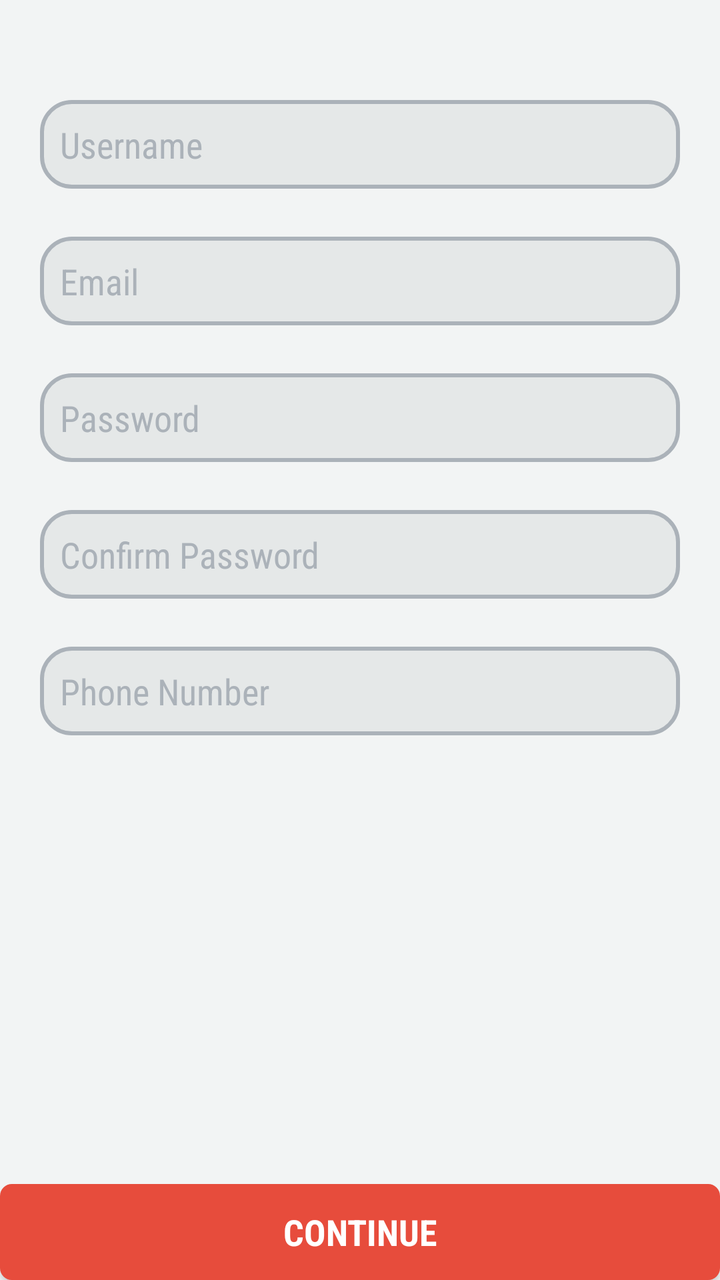
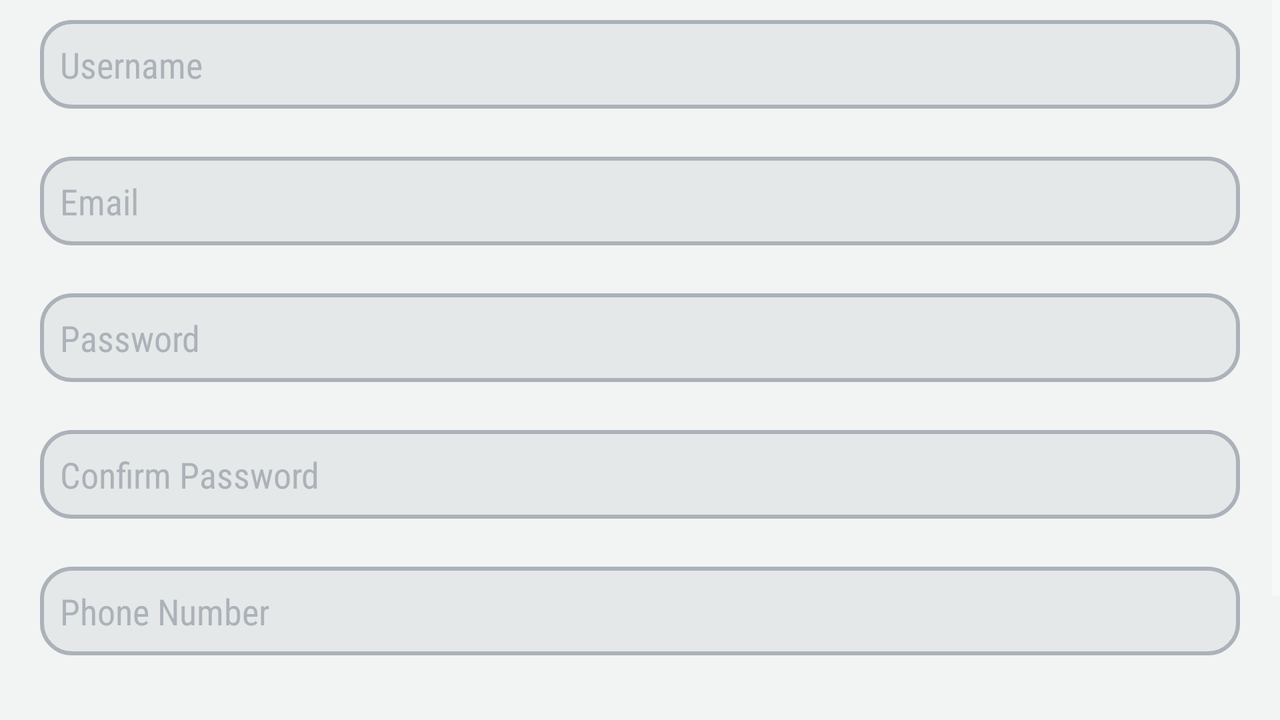

First picture: res/layout/ on a phone held upright. Second picture: the repository's own variant of that layout, on a device whose configuration matches the variant's folder. Source for both follows.
<!-- AndroidManifest.xml: activity theme Theme.AppCompat.NoActionBar -->
<!-- res/layout/activity_signup.xml -->
<?xml version="1.0" encoding="utf-8"?>
<android.support.constraint.ConstraintLayout xmlns:android="http://schemas.android.com/apk/res/android"
    xmlns:app="http://schemas.android.com/apk/res-auto"
    xmlns:tools="http://schemas.android.com/tools"
    android:layout_width="match_parent"
    android:layout_height="match_parent"
    android:background="@color/colorGray"
    tools:context="com.example.user.vendingmachine.SignupActivity">

    <LinearLayout
        android:id="@+id/panel1"
        android:layout_width="match_parent"
        android:layout_height="match_parent"
        android:layout_marginTop="50dp"
        android:gravity="center"
        android:orientation="vertical"
        app:layout_constraintTop_toTopOf="parent"
        tools:layout_editor_absoluteX="0dp"
        tools:ignore="MissingConstraints">

        <EditText
            android:id="@+id/signupUsername"
            android:layout_width="match_parent"
            android:layout_height="wrap_content"
            android:layout_marginLeft="20dp"
            android:layout_marginRight="20dp"
            android:background="@drawable/edit_text_field_design"
            android:ems="10"
            android:fontFamily="sans-serif-condensed"
            android:hint="Username"
            android:textColor="@color/colorBlack"
            android:inputType="textPersonName"
            android:padding="10dp"
            android:textColorHint="@color/colorGray2"
            android:maxLength="30"/>

        <TextView
            android:id="@+id/usernameError"
            android:layout_width="match_parent"
            android:layout_height="wrap_content"
            android:textColor="@color/colorRed"
            android:layout_marginLeft="20dp"
            android:layout_marginRight="20dp"
            android:paddingLeft="10dp"/>

        <EditText
            android:id="@+id/signupEmail"
            android:layout_width="match_parent"
            android:layout_height="wrap_content"
            android:layout_marginTop="5dp"
            android:layout_marginLeft="20dp"
            android:layout_marginRight="20dp"
            android:background="@drawable/edit_text_field_design"
            android:ems="10"
            android:fontFamily="sans-serif-condensed"
            android:hint="Email"
            android:textColor="@color/colorBlack"
            android:inputType="textEmailAddress"
            android:padding="10dp"
            android:textColorHint="@color/colorGray2" />

        <TextView
            android:id="@+id/emailError"
            android:layout_width="match_parent"
            android:layout_height="wrap_content"
            android:textColor="@color/colorRed"
            android:layout_marginLeft="20dp"
            android:layout_marginRight="20dp"
            android:paddingLeft="10dp"/>

        <EditText
            android:id="@+id/signupPassword"
            android:layout_width="match_parent"
            android:layout_height="wrap_content"
            android:layout_marginTop="5dp"
            android:layout_marginLeft="20dp"
            android:layout_marginRight="20dp"
            android:background="@drawable/edit_text_field_design"
            android:ems="10"
            android:fontFamily="sans-serif-condensed"
            android:hint="Password"
            android:textColor="@color/colorBlack"
            android:inputType="textPassword"
            android:padding="10dp"
            android:textColorHint="@color/colorGray2" />

        <TextView
            android:id="@+id/passwordError"
            android:layout_width="match_parent"
            android:layout_height="wrap_content"
            android:textColor="@color/colorRed"
            android:layout_marginLeft="20dp"
            android:layout_marginRight="20dp"
            android:paddingLeft="10dp"/>

        <EditText
            android:id="@+id/signupConfirmPassword"
            android:layout_width="match_parent"
            android:layout_height="wrap_content"
            android:layout_marginTop="5dp"
            android:layout_marginLeft="20dp"
            android:layout_marginRight="20dp"
            android:background="@drawable/edit_text_field_design"
            android:ems="10"
            android:fontFamily="sans-serif-condensed"
            android:hint="Confirm Password"
            android:textColor="@color/colorBlack"
            android:inputType="textPassword"
            android:padding="10dp"
            android:textColorHint="@color/colorGray2" />

        <TextView
            android:id="@+id/confirmPasswordError"
            android:layout_width="match_parent"
            android:layout_height="wrap_content"
            android:textColor="@color/colorRed"
            android:layout_marginLeft="20dp"
            android:layout_marginRight="20dp"
            android:paddingLeft="10dp"/>

        <EditText
            android:id="@+id/signupPhoneNumber"
            android:layout_width="match_parent"
            android:layout_height="wrap_content"
            android:layout_marginTop="5dp"
            android:layout_marginLeft="20dp"
            android:layout_marginRight="20dp"
            android:background="@drawable/edit_text_field_design"
            android:ems="10"
            android:fontFamily="sans-serif-condensed"
            android:hint="Phone Number"
            android:textColor="@color/colorBlack"
            android:inputType="number"
            android:padding="10dp"
            android:textColorHint="@color/colorGray2" />

        <TextView
            android:id="@+id/signupError"
            android:layout_width="match_parent"
            android:layout_height="wrap_content"
            android:textColor="@color/colorRed"
            android:padding="10dp"
            android:layout_marginLeft="20dp"
            android:layout_marginRight="20dp"
            android:fontFamily="sans-serif-condensed"
            android:textAlignment="center"/>

        <android.support.constraint.ConstraintLayout
            android:layout_width="match_parent"
            android:layout_height="match_parent">

            <Button
                android:id="@+id/btnContinue"
                android:layout_width="match_parent"
                android:layout_height="wrap_content"
                android:background="@drawable/for_signup_button"
                android:fontFamily="sans-serif-condensed"
                android:text="Continue"
                android:textColor="@color/colorWhite"
                android:textSize="18sp"
                android:textStyle="bold"
                app:layout_constraintBottom_toBottomOf="parent"
                tools:layout_editor_absoluteX="0dp"
                tools:ignore="MissingConstraints" />
        </android.support.constraint.ConstraintLayout>

    </LinearLayout>

</android.support.constraint.ConstraintLayout>
<!-- resources referenced by this layout -->
<resources>
  <color name="colorBlack">#2C3E50</color>
  <color name="colorGray">#F2F4F4</color>
  <color name="colorGray2">#ABB2B9</color>
  <color name="colorRed">#E74C3C</color>
  <color name="colorWhite">#FFFFFF</color>
  <!-- drawable edit_text_field_design (drawable) -->
  <?xml version="1.0" encoding="utf-8"?>
  <shape xmlns:android="http://schemas.android.com/apk/res/android" >
  
      <stroke
          android:width="2dp"
          android:color="@color/colorGray2" />
  
      <solid android:color="@color/colorGray1" />
  
      <corners
          android:topLeftRadius="15dp"
          android:topRightRadius="15dp"
          android:bottomRightRadius="15dp"
          android:bottomLeftRadius="15dp"/>
  </shape>
  <!-- drawable for_signup_button (drawable) -->
  <?xml version="1.0" encoding="utf-8"?>
  <shape xmlns:android="http://schemas.android.com/apk/res/android" >
  
      <stroke
          android:width="2dp"
          android:color="@color/colorRed" />
  
      <solid android:color="@color/colorRed" />
  
      <corners
          android:topLeftRadius="5dp"
          android:topRightRadius="5dp"
          android:bottomLeftRadius="5dp"
          android:bottomRightRadius="5dp"/>
  </shape>
  <color name="colorGray1">#E5E8E8</color>
</resources>
<!-- res/layout-land/activity_signup.xml (the repository's variant of the layout above) -->
<!-- drawn on the phone turned sideways -->
<?xml version="1.0" encoding="utf-8"?>
<android.support.constraint.ConstraintLayout xmlns:android="http://schemas.android.com/apk/res/android"
    xmlns:app="http://schemas.android.com/apk/res-auto"
    xmlns:tools="http://schemas.android.com/tools"
    android:layout_width="match_parent"
    android:layout_height="match_parent"
    android:background="@color/colorGray"
    tools:context="com.example.user.vendingmachine.SignupActivity">

    <ScrollView
        android:layout_width="match_parent"
        android:layout_height="match_parent">

        <LinearLayout
            android:id="@+id/panel1"
            android:layout_width="match_parent"
            android:layout_height="wrap_content"
            android:gravity="center"
            android:orientation="vertical">

            <EditText
                android:id="@+id/signupUsername"
                android:layout_width="match_parent"
                android:layout_height="wrap_content"
                android:layout_marginLeft="20dp"
                android:layout_marginRight="20dp"
                android:layout_marginTop="10dp"
                android:background="@drawable/edit_text_field_design"
                android:ems="10"
                android:fontFamily="sans-serif-condensed"
                android:hint="Username"
                android:textColor="@color/colorBlack"
                android:inputType="textPersonName"
                android:padding="10dp"
                android:textColorHint="@color/colorGray2" />

            <TextView
            android:id="@+id/usernameError"
            android:layout_width="match_parent"
            android:layout_height="wrap_content"
            android:textColor="@color/colorRed"
            android:layout_marginLeft="20dp"
            android:layout_marginRight="20dp"
            android:paddingLeft="10dp"/>

            <EditText
                android:id="@+id/signupEmail"
                android:layout_width="match_parent"
                android:layout_height="wrap_content"
                android:layout_marginTop="5dp"
                android:layout_marginLeft="20dp"
                android:layout_marginRight="20dp"
                android:background="@drawable/edit_text_field_design"
                android:ems="10"
                android:fontFamily="sans-serif-condensed"
                android:hint="Email"
                android:textColor="@color/colorBlack"
                android:inputType="textEmailAddress"
                android:padding="10dp"
                android:textColorHint="@color/colorGray2" />

            <TextView
                android:id="@+id/emailError"
                android:layout_width="match_parent"
                android:layout_height="wrap_content"
                android:textColor="@color/colorRed"
                android:layout_marginLeft="20dp"
                android:layout_marginRight="20dp"
                android:paddingLeft="10dp"/>

            <EditText
                android:id="@+id/signupPassword"
                android:layout_width="match_parent"
                android:layout_height="wrap_content"
                android:layout_marginTop="5dp"
                android:layout_marginLeft="20dp"
                android:layout_marginRight="20dp"
                android:background="@drawable/edit_text_field_design"
                android:ems="10"
                android:fontFamily="sans-serif-condensed"
                android:hint="Password"
                android:textColor="@color/colorBlack"
                android:inputType="textPassword"
                android:padding="10dp"
                android:textColorHint="@color/colorGray2" />

            <TextView
                android:id="@+id/passwordError"
                android:layout_width="match_parent"
                android:layout_height="wrap_content"
                android:textColor="@color/colorRed"
                android:layout_marginLeft="20dp"
                android:layout_marginRight="20dp"
                android:paddingLeft="10dp"/>

            <EditText
                android:id="@+id/signupConfirmPassword"
                android:layout_width="match_parent"
                android:layout_height="wrap_content"
                android:layout_marginTop="5dp"
                android:layout_marginLeft="20dp"
                android:layout_marginRight="20dp"
                android:background="@drawable/edit_text_field_design"
                android:ems="10"
                android:fontFamily="sans-serif-condensed"
                android:hint="Confirm Password"
                android:textColor="@color/colorBlack"
                android:inputType="textPassword"
                android:padding="10dp"
                android:textColorHint="@color/colorGray2" />

            <TextView
                android:id="@+id/confirmPasswordError"
                android:layout_width="match_parent"
                android:layout_height="wrap_content"
                android:textColor="@color/colorRed"
                android:layout_marginLeft="20dp"
                android:layout_marginRight="20dp"
                android:paddingLeft="10dp"/>

            <EditText
                android:id="@+id/signupPhoneNumber"
                android:layout_width="match_parent"
                android:layout_height="wrap_content"
                android:layout_marginTop="5dp"
                android:layout_marginLeft="20dp"
                android:layout_marginRight="20dp"
                android:background="@drawable/edit_text_field_design"
                android:ems="10"
                android:fontFamily="sans-serif-condensed"
                android:hint="Phone Number"
                android:textColor="@color/colorBlack"
                android:inputType="number"
                android:padding="10dp"
                android:textColorHint="@color/colorGray2" />

            <TextView
                android:id="@+id/signupError"
                android:layout_width="match_parent"
                android:layout_height="wrap_content"
                android:textColor="@color/colorRed"
                android:padding="10dp"
                android:layout_marginLeft="20dp"
                android:layout_marginRight="20dp"
                android:fontFamily="sans-serif-condensed"
                android:textAlignment="center"/>

            <Button
                android:id="@+id/btnContinue"
                android:layout_width="175dp"
                android:layout_height="wrap_content"
                android:background="@drawable/for_signup_button"
                android:layout_marginTop="20dp"
                android:fontFamily="sans-serif-condensed"
                android:text="Continue"
                android:textColor="@color/colorWhite"
                android:textSize="18sp"
                android:textStyle="bold" />

        </LinearLayout>
    </ScrollView>

</android.support.constraint.ConstraintLayout>
